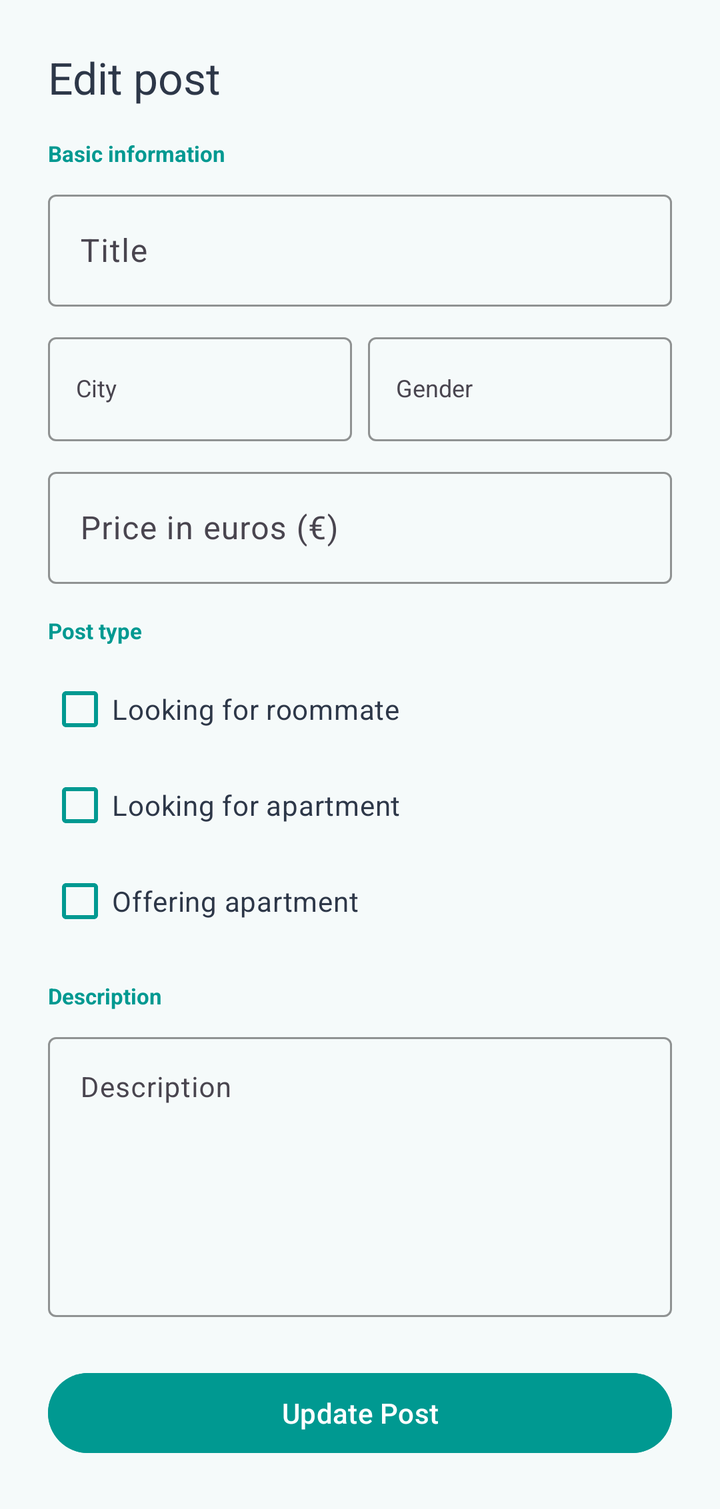
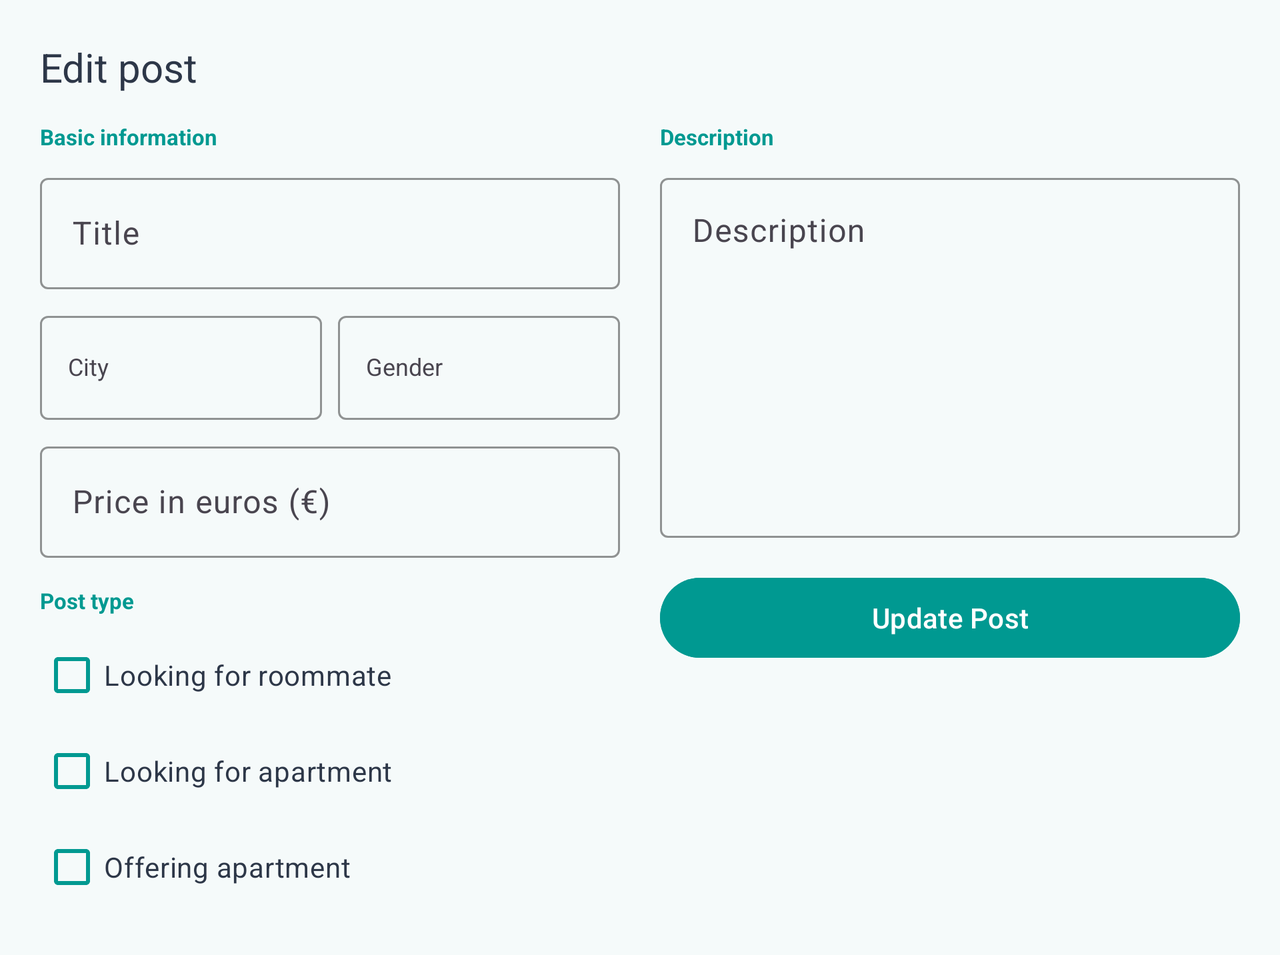

First picture: res/layout/ on a phone held upright. Second picture: the repository's own variant of that layout, on a device whose configuration matches the variant's folder. Source for both follows.
<!-- AndroidManifest.xml: application theme Theme.CimerMK -->
<!-- res/layout/activity_edit_post.xml -->
<?xml version="1.0" encoding="utf-8"?>
<ScrollView
    xmlns:android="http://schemas.android.com/apk/res/android"
    xmlns:app="http://schemas.android.com/apk/res-auto"
    android:layout_width="match_parent"
    android:layout_height="match_parent"
    android:background="#F5FAFA"
    android:fillViewport="true">

    <LinearLayout
        android:layout_width="match_parent"
        android:layout_height="wrap_content"
        android:orientation="vertical"
        android:padding="24dp">

        <TextView
            android:layout_width="wrap_content"
            android:layout_height="wrap_content"
            android:text="@string/edit_post"
            android:textSize="22sp"
            android:textColor="#2D3748"
            android:layout_marginBottom="16dp"/>

        <TextView
            android:layout_width="wrap_content"
            android:layout_height="wrap_content"
            android:text="@string/basic_info"
            android:textSize="11sp"
            android:textColor="#009991"
            android:textStyle="bold"
            android:layout_marginBottom="8dp"/>

        <com.google.android.material.textfield.TextInputLayout
            style="@style/Widget.Material3.TextInputLayout.OutlinedBox"
            android:layout_width="match_parent"
            android:layout_height="wrap_content"
            app:boxStrokeColor="#009991"
            app:hintTextColor="#009991">

            <com.google.android.material.textfield.TextInputEditText
                android:id="@+id/etEditTitle"
                android:layout_width="match_parent"
                android:layout_height="wrap_content"
                android:minHeight="56dp"
                android:hint="@string/title"/>

        </com.google.android.material.textfield.TextInputLayout>

        <LinearLayout
            android:layout_width="match_parent"
            android:layout_height="wrap_content"
            android:orientation="horizontal"
            android:layout_marginTop="10dp"
            android:baselineAligned="false">

            <com.google.android.material.textfield.TextInputLayout
                style="@style/Widget.Material3.TextInputLayout.OutlinedBox"
                android:layout_width="0dp"
                android:layout_height="wrap_content"
                android:layout_weight="1"
                android:layout_marginEnd="4dp"
                app:boxStrokeColor="#009991"
                app:hintTextColor="#009991">

                <AutoCompleteTextView
                    android:id="@+id/spEditCity"
                    android:layout_width="match_parent"
                    android:layout_height="52dp"
                    android:hint="@string/city"
                    android:textSize="12sp"
                    android:inputType="none"
                    android:clickable="true"
                    android:focusable="false"
                    android:gravity="center_vertical"
                    android:paddingStart="14dp"
                    android:paddingEnd="14dp"
                    android:background="@null"/>

            </com.google.android.material.textfield.TextInputLayout>

            <com.google.android.material.textfield.TextInputLayout
                style="@style/Widget.Material3.TextInputLayout.OutlinedBox"
                android:layout_width="0dp"
                android:layout_height="wrap_content"
                android:layout_weight="1"
                android:layout_marginStart="4dp"
                app:boxStrokeColor="#009991"
                app:hintTextColor="#009991">

                <AutoCompleteTextView
                    android:id="@+id/spEditGender"
                    android:layout_width="match_parent"
                    android:layout_height="52dp"
                    android:hint="@string/gender"
                    android:textSize="12sp"
                    android:inputType="none"
                    android:clickable="true"
                    android:focusable="false"
                    android:gravity="center_vertical"
                    android:paddingStart="14dp"
                    android:paddingEnd="14dp"
                    android:background="@null"/>

            </com.google.android.material.textfield.TextInputLayout>

        </LinearLayout>

        <com.google.android.material.textfield.TextInputLayout
            style="@style/Widget.Material3.TextInputLayout.OutlinedBox"
            android:layout_width="match_parent"
            android:layout_height="wrap_content"
            android:layout_marginTop="10dp"
            app:boxStrokeColor="#009991"
            app:hintTextColor="#009991">

            <com.google.android.material.textfield.TextInputEditText
                android:id="@+id/etEditPrice"
                android:layout_width="match_parent"
                android:layout_height="wrap_content"
                android:minHeight="56dp"
                android:hint="@string/price"
                android:inputType="numberDecimal"/>

        </com.google.android.material.textfield.TextInputLayout>

        <TextView
            android:layout_width="wrap_content"
            android:layout_height="wrap_content"
            android:text="@string/post_type"
            android:textSize="11sp"
            android:textColor="#009991"
            android:textStyle="bold"
            android:layout_marginTop="16dp"
            android:layout_marginBottom="8dp"/>

        <com.google.android.material.checkbox.MaterialCheckBox
            android:id="@+id/cbEditLookingForRoommate"
            android:layout_width="match_parent"
            android:layout_height="wrap_content"
            android:text="@string/looking_for_roommate"
            android:textColor="#2D3748"
            android:textSize="14sp"
            app:buttonTint="#009991"/>

        <com.google.android.material.checkbox.MaterialCheckBox
            android:id="@+id/cbEditLookingForApartment"
            android:layout_width="match_parent"
            android:layout_height="wrap_content"
            android:text="@string/looking_for_apartment"
            android:textColor="#2D3748"
            android:textSize="14sp"
            app:buttonTint="#009991"/>

        <com.google.android.material.checkbox.MaterialCheckBox
            android:id="@+id/cbEditOfferingApartment"
            android:layout_width="match_parent"
            android:layout_height="wrap_content"
            android:text="@string/offering_apartment"
            android:textColor="#2D3748"
            android:textSize="14sp"
            app:buttonTint="#009991"/>

        <TextView
            android:layout_width="wrap_content"
            android:layout_height="wrap_content"
            android:text="@string/description"
            android:textSize="11sp"
            android:textColor="#009991"
            android:textStyle="bold"
            android:layout_marginTop="16dp"
            android:layout_marginBottom="8dp"/>

        <com.google.android.material.textfield.TextInputLayout
            style="@style/Widget.Material3.TextInputLayout.OutlinedBox"
            android:layout_width="match_parent"
            android:layout_height="wrap_content"
            app:boxStrokeColor="#009991"
            app:hintTextColor="#009991">

            <com.google.android.material.textfield.TextInputEditText
                android:id="@+id/etEditDescription"
                android:layout_width="match_parent"
                android:layout_height="140dp"
                android:hint="@string/description"
                android:textSize="14sp"
                android:gravity="top|start"
                android:inputType="textMultiLine"
                android:minLines="4"
                android:maxLines="6"
                android:scrollbars="vertical"
                android:overScrollMode="always"/>

        </com.google.android.material.textfield.TextInputLayout>

        <com.google.android.material.button.MaterialButton
            android:id="@+id/btnUpdatePost"
            android:layout_width="match_parent"
            android:layout_height="wrap_content"
            android:text="@string/update_post"
            android:backgroundTint="#009991"
            android:textColor="@android:color/white"
            android:layout_marginTop="24dp"/>

    </LinearLayout>

</ScrollView>
<!-- resources referenced by this layout -->
<resources>
  <string name="basic_info">Basic information</string>
  <string name="city">City</string>
  <string name="description">Description</string>
  <string name="edit_post">Edit post</string>
  <string name="gender">Gender</string>
  <string name="looking_for_apartment">Looking for apartment</string>
  <string name="looking_for_roommate">Looking for roommate</string>
  <string name="offering_apartment">Offering apartment</string>
  <string name="post_type">Post type</string>
  <string name="price">Price in euros (€)</string>
  <string name="title">Title</string>
  <string name="update_post">Update Post</string>
  <style name="Theme.CimerMK" parent="Base.Theme.CimerMK" />
  <style name="Base.Theme.CimerMK" parent="Theme.Material3.DayNight.NoActionBar">
          
          
      </style>
</resources>
<!-- res/layout-land/activity_edit_post.xml (the repository's variant of the layout above) -->
<!-- drawn on the phone turned sideways -->
<?xml version="1.0" encoding="utf-8"?>
<ScrollView
    xmlns:android="http://schemas.android.com/apk/res/android"
    xmlns:app="http://schemas.android.com/apk/res-auto"
    android:layout_width="match_parent"
    android:layout_height="match_parent"
    android:background="#F5FAFA"
    android:fillViewport="true">

    <LinearLayout
        android:layout_width="match_parent"
        android:layout_height="wrap_content"
        android:orientation="vertical"
        android:padding="20dp">

        <TextView
            android:layout_width="wrap_content"
            android:layout_height="wrap_content"
            android:text="@string/edit_post"
            android:textSize="20sp"
            android:textColor="#2D3748"
            android:layout_marginBottom="14dp"/>

        
        <LinearLayout
            android:layout_width="match_parent"
            android:layout_height="wrap_content"
            android:orientation="horizontal"
            android:baselineAligned="false">

            
            <LinearLayout
                android:layout_width="0dp"
                android:layout_height="wrap_content"
                android:layout_weight="1"
                android:orientation="vertical"
                android:layout_marginEnd="10dp">

                <TextView
                    android:layout_width="wrap_content"
                    android:layout_height="wrap_content"
                    android:text="@string/basic_info"
                    android:textSize="11sp"
                    android:textColor="#009991"
                    android:textStyle="bold"
                    android:layout_marginBottom="8dp"/>

                <com.google.android.material.textfield.TextInputLayout
                    style="@style/Widget.Material3.TextInputLayout.OutlinedBox"
                    android:layout_width="match_parent"
                    android:layout_height="wrap_content"
                    app:boxStrokeColor="#009991"
                    app:hintTextColor="#009991">

                    <com.google.android.material.textfield.TextInputEditText
                        android:id="@+id/etEditTitle"
                        android:layout_width="match_parent"
                        android:layout_height="wrap_content"
                        android:minHeight="52dp"
                        android:hint="@string/title"/>

                </com.google.android.material.textfield.TextInputLayout>

                <LinearLayout
                    android:layout_width="match_parent"
                    android:layout_height="wrap_content"
                    android:orientation="horizontal"
                    android:layout_marginTop="8dp"
                    android:baselineAligned="false">

                    <com.google.android.material.textfield.TextInputLayout
                        style="@style/Widget.Material3.TextInputLayout.OutlinedBox"
                        android:layout_width="0dp"
                        android:layout_height="wrap_content"
                        android:layout_weight="1"
                        android:layout_marginEnd="4dp"
                        app:boxStrokeColor="#009991"
                        app:hintTextColor="#009991">

                        <AutoCompleteTextView
                            android:id="@+id/spEditCity"
                            android:layout_width="match_parent"
                            android:layout_height="52dp"
                            android:hint="@string/city"
                            android:textSize="12sp"
                            android:inputType="none"
                            android:clickable="true"
                            android:focusable="false"
                            android:gravity="center_vertical"
                            android:paddingStart="14dp"
                            android:paddingEnd="14dp"
                            android:background="@null"/>

                    </com.google.android.material.textfield.TextInputLayout>

                    <com.google.android.material.textfield.TextInputLayout
                        style="@style/Widget.Material3.TextInputLayout.OutlinedBox"
                        android:layout_width="0dp"
                        android:layout_height="wrap_content"
                        android:layout_weight="1"
                        android:layout_marginStart="4dp"
                        app:boxStrokeColor="#009991"
                        app:hintTextColor="#009991">

                        <AutoCompleteTextView
                            android:id="@+id/spEditGender"
                            android:layout_width="match_parent"
                            android:layout_height="52dp"
                            android:hint="@string/gender"
                            android:textSize="12sp"
                            android:inputType="none"
                            android:clickable="true"
                            android:focusable="false"
                            android:gravity="center_vertical"
                            android:paddingStart="14dp"
                            android:paddingEnd="14dp"
                            android:background="@null"/>

                    </com.google.android.material.textfield.TextInputLayout>

                </LinearLayout>

                <com.google.android.material.textfield.TextInputLayout
                    style="@style/Widget.Material3.TextInputLayout.OutlinedBox"
                    android:layout_width="match_parent"
                    android:layout_height="wrap_content"
                    android:layout_marginTop="8dp"
                    app:boxStrokeColor="#009991"
                    app:hintTextColor="#009991">

                    <com.google.android.material.textfield.TextInputEditText
                        android:id="@+id/etEditPrice"
                        android:layout_width="match_parent"
                        android:layout_height="wrap_content"
                        android:minHeight="52dp"
                        android:hint="@string/price"
                        android:inputType="numberDecimal"/>

                </com.google.android.material.textfield.TextInputLayout>

                <TextView
                    android:layout_width="wrap_content"
                    android:layout_height="wrap_content"
                    android:text="@string/post_type"
                    android:textSize="11sp"
                    android:textColor="#009991"
                    android:textStyle="bold"
                    android:layout_marginTop="14dp"
                    android:layout_marginBottom="6dp"/>

                <com.google.android.material.checkbox.MaterialCheckBox
                    android:id="@+id/cbEditLookingForRoommate"
                    android:layout_width="match_parent"
                    android:layout_height="wrap_content"
                    android:text="@string/looking_for_roommate"
                    android:textColor="#2D3748"
                    android:textSize="14sp"
                    app:buttonTint="#009991"/>

                <com.google.android.material.checkbox.MaterialCheckBox
                    android:id="@+id/cbEditLookingForApartment"
                    android:layout_width="match_parent"
                    android:layout_height="wrap_content"
                    android:text="@string/looking_for_apartment"
                    android:textColor="#2D3748"
                    android:textSize="14sp"
                    app:buttonTint="#009991"/>

                <com.google.android.material.checkbox.MaterialCheckBox
                    android:id="@+id/cbEditOfferingApartment"
                    android:layout_width="match_parent"
                    android:layout_height="wrap_content"
                    android:text="@string/offering_apartment"
                    android:textColor="#2D3748"
                    android:textSize="14sp"
                    app:buttonTint="#009991"/>

            </LinearLayout>

            
            <LinearLayout
                android:layout_width="0dp"
                android:layout_height="wrap_content"
                android:layout_weight="1"
                android:orientation="vertical"
                android:layout_marginStart="10dp">

                <TextView
                    android:layout_width="wrap_content"
                    android:layout_height="wrap_content"
                    android:text="@string/description"
                    android:textSize="11sp"
                    android:textColor="#009991"
                    android:textStyle="bold"
                    android:layout_marginBottom="8dp"/>

                <com.google.android.material.textfield.TextInputLayout
                    style="@style/Widget.Material3.TextInputLayout.OutlinedBox"
                    android:layout_width="match_parent"
                    android:layout_height="wrap_content"
                    app:boxStrokeColor="#009991"
                    app:hintTextColor="#009991">

                    <com.google.android.material.textfield.TextInputEditText
                        android:id="@+id/etEditDescription"
                        android:layout_width="match_parent"
                        android:layout_height="180dp"
                        android:hint="@string/description"
                        android:gravity="top|start"
                        android:inputType="textMultiLine"
                        android:minLines="4"/>

                </com.google.android.material.textfield.TextInputLayout>

                <com.google.android.material.button.MaterialButton
                    android:id="@+id/btnUpdatePost"
                    android:layout_width="match_parent"
                    android:layout_height="wrap_content"
                    android:text="@string/update_post"
                    android:backgroundTint="#009991"
                    android:textColor="@android:color/white"
                    android:layout_marginTop="16dp"/>

            </LinearLayout>

        </LinearLayout>

    </LinearLayout>

</ScrollView>
